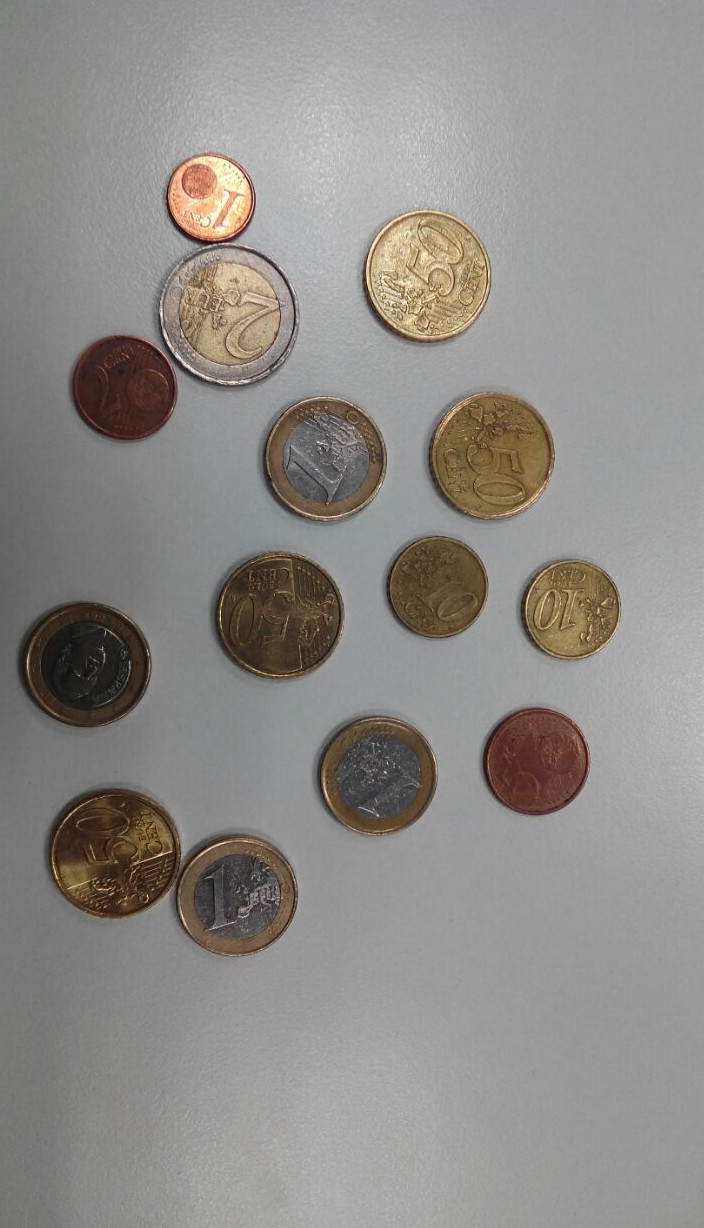
#> input picture Practicas/Practica_Tema_4/Practica_4.2/img/monedas.jpeg, 704 x 1228 px; its folder holds only this picture in this run
$ python -i Ejercicio_3.py   (imports and definitions only)
#> lines starting #> are read from the running program, lines starting #| are printed output that depends on the picture; after the words box and inside, x2 and y2 are one past the last pixel; in counts of white or black regions, pixels touching at a corner belong together
import cv2
from tkinter import filedialog
import tkinter as tk

img = None
img_gray = None
img_mask = None

def mostrar(título, imagen):
    # Escala la imagen al 60% de su tamaño original
    reducida = cv2.resize(imagen, None, fx=0.6, fy=0.6)
    cv2.imshow(título, reducida)

def seleccionar_imagen():
    global img, img_gray
    ruta = filedialog.askopenfilename(title="Seleccionar imagen")
#> the answer given: ../img/monedas.jpeg
    if ruta:
        img = cv2.imread(ruta)
#> img is the input picture: shape (1228, 704, 3); mean B, G, R 136.3, 140, 143.2
        img_gray = cv2.cvtColor(img, cv2.COLOR_BGR2GRAY)
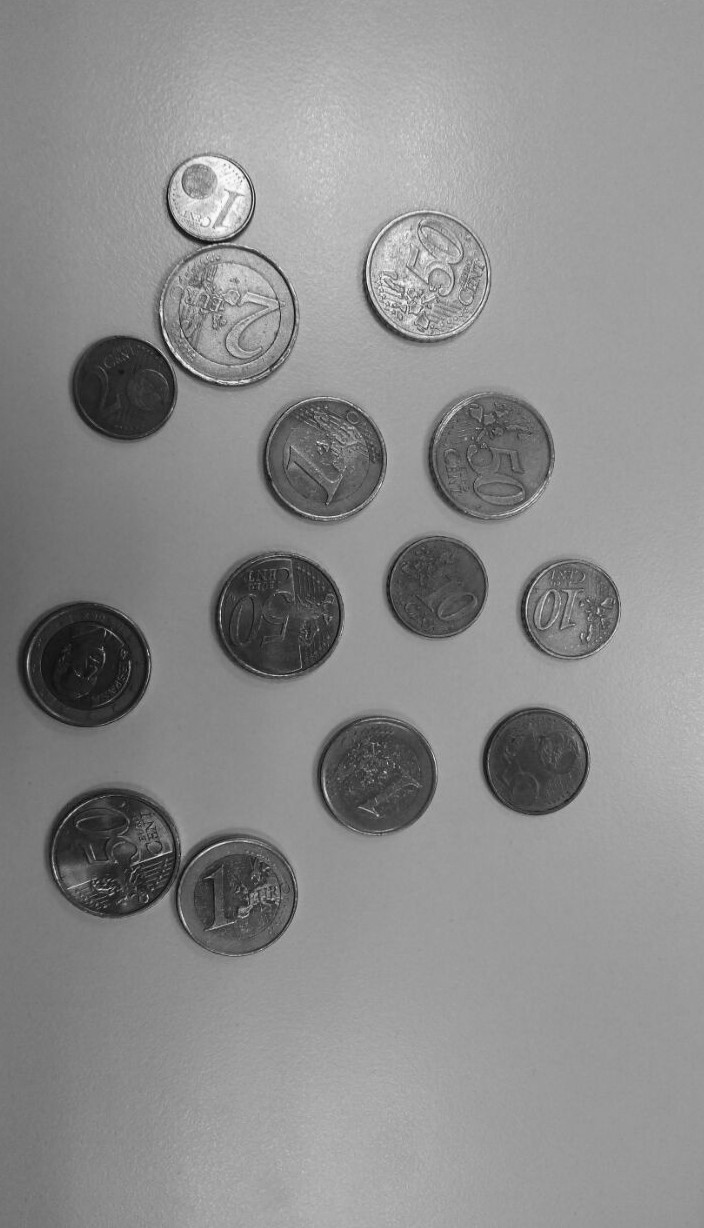
#> img_gray: shape (1228, 704); min 6, max 253, mean 140.5
        aplicar_umbral(127)
        mostrar("Original", img)

def aplicar_umbral(umbral):
#> called with umbral = 127
    global img_mask
    if img_gray is not None:
        _, img_mask = cv2.threshold(img_gray, umbral, 255, cv2.THRESH_BINARY)
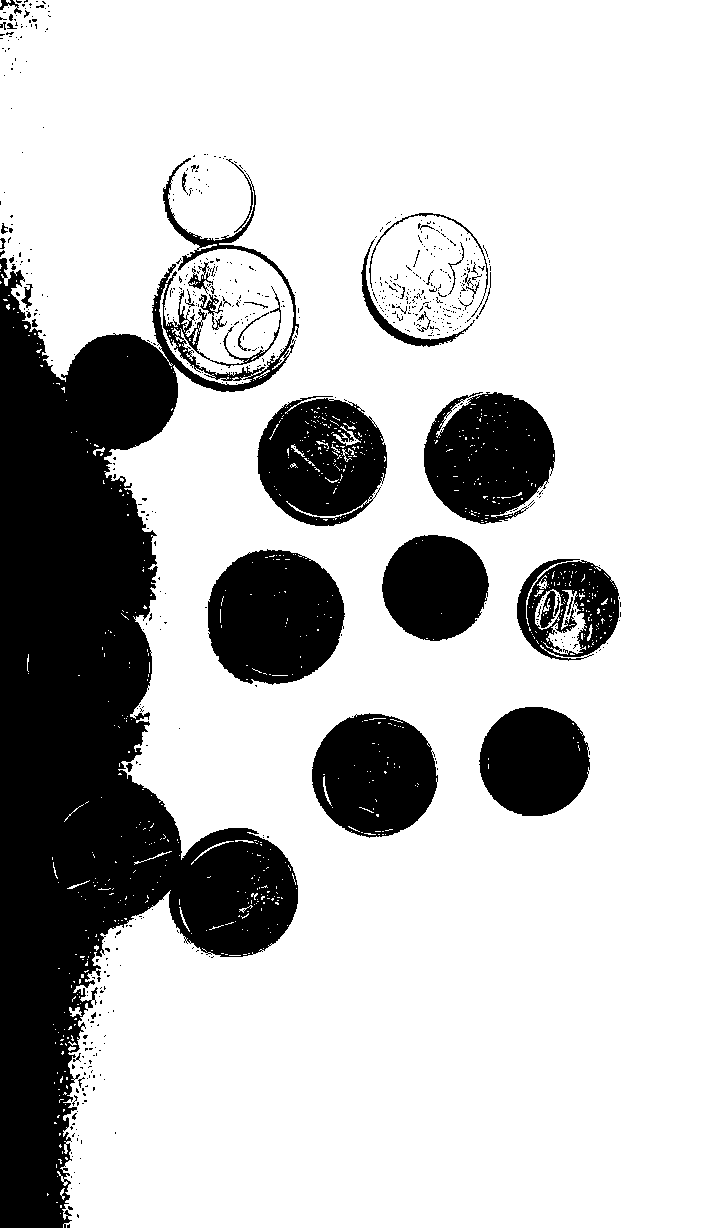
#> img_mask: shape (1228, 704); 75.6% white; 644 black regions (596 under 20 px), largest, box (x1, y1, x2, y2) and area: (0, 158, 299, 1228) 129744, (208, 549, 345, 685) 14551, (424, 392, 555, 524) 12653
        mostrar("Máscara", img_mask)
#> in mostrar, `reducida = cv2.resize(imagen, None, fx=0.6, fy=0.6)`:
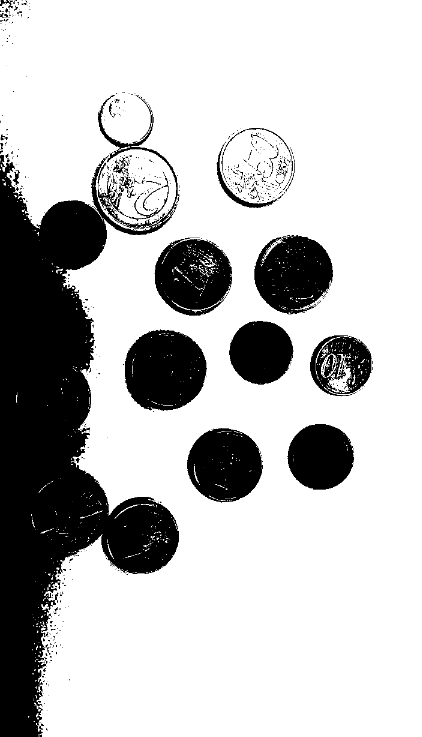
#> reducida: shape (737, 422); min 0, max 255, mean 192.9

def aplicar_operacion(tipo):
    if img is None or img_mask is None:
        return

    if tipo == "suma":
        valor = (50, 50, 50)
        resultado = cv2.add(img, valor, mask=img_mask)

    elif tipo == "multiplica":
        tmp = cv2.convertScaleAbs(img, alpha=1.5, beta=0)
        caras = cv2.bitwise_and(tmp, tmp, mask=img_mask)
        fondo = cv2.bitwise_and(img, img, mask=cv2.bitwise_not(img_mask))
        resultado = cv2.add(caras, fondo)

    mostrar(f"Resultado {tipo}", resultado)

# GUI
# [8 lines not run here, left out]

>>> result = seleccionar_imagen()
